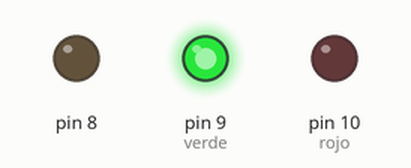
Recording of a sketch running on a simulated Arduino Uno, built with avr-gcc and run on an emulated ATmega328P. Shown: output pins drawn as LEDs (lit = HIGH).

Above: at 0.2 s.
At 1.2 s:
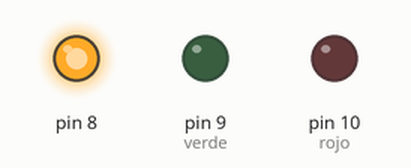
At 2.2 s:
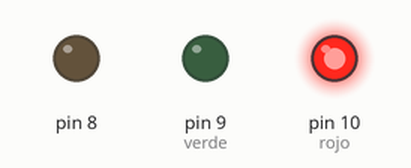
At 5.7 s:
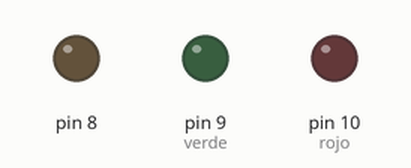
Timing chart, 0 to 6.9 s (numbered marks = the images above):
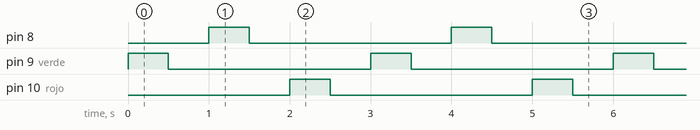

Measured:
- by itself, pin 8, pin 9 (verde), pin 10 (rojo): alternates HIGH for 0.50 s and LOW for 2.5 s
- by itself, everything shown: repeats every 3.0 s, in 6 steps

The sketch:

Ej1.ino
```cpp
int verde = 9;
#define rojo 10

void setup()
{
  Serial.begin(9600);
  pinMode(8, OUTPUT);
  pinMode(verde, OUTPUT);
  pinMode(rojo, OUTPUT);
}

void loop()
{
  digitalWrite(verde, HIGH);
  delay(500); // Wait for 1000 millisecond(s)
  digitalWrite(verde, LOW);
  delay(500); // Wait for 1000 millisecond(s)
  digitalWrite(8, HIGH);
  delay(500); // Wait for 1000 millisecond(s)
  digitalWrite(8, LOW);
  delay(500); // Wait for 1000 millisecond(s)
  digitalWrite(rojo, HIGH);
  delay(500); // Wait for 1000 millisecond(s)
  digitalWrite(rojo, LOW);
  delay(500); // Wait for 1000 millisecond(s)
}
```
